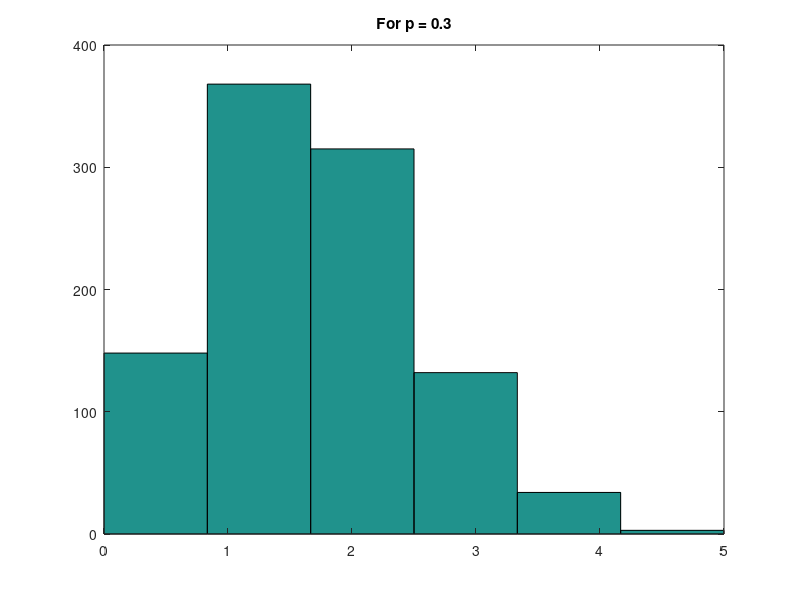
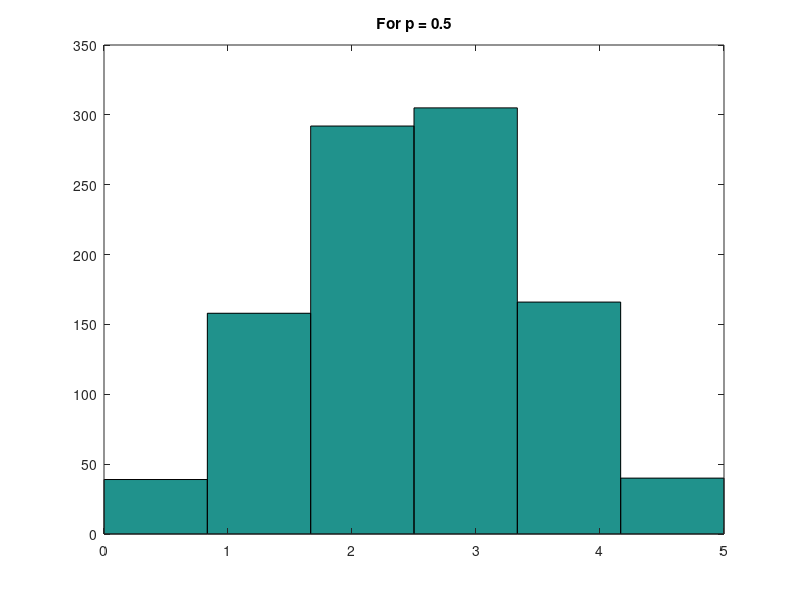

These charts were generated, in order, by the following MATLAB code: (Note: this script raises an error after producing the figures.)
size = 1000;
coefficients = [1, 5, 10 ,10, 5, 1];
n = 5;
k = [0.3, 0.5, 0.8];

for p = k;
    fprintf('For p = %0.1f, \n', p);
    cdf = zeros(1,n+1);
    theoretical_probs = zeros(1,n+1);
    binomial_rvs = zeros(1,size);
    cdf_value = 0;

    for i = 1:n+1;
        theoretical_probs(i) = coefficients(i)*(p^(i-1))*((1-p)^(5 - i + 1));
        cdf_value = cdf_value + theoretical_probs(i);
        cdf(i) = cdf_value;
    end


    for i = 1:size;
        u = rand;
        binomial_rvs(i) = find(cdf >= u,1) - 1;
    end;

    binomial_rvs = sort(binomial_rvs);
    [occurences,xi]=hist(binomial_rvs,unique(binomial_rvs));
    frequency = occurences/size;
    for i = xi;
        fprintf('Relative Frequency      : P(X = %d) = %0.4f\n', i, frequency(i+1));
        fprintf('Theoretical Probability : P(X = %d) = %0.4f\n', i, theoretical_probs(i+1));
        disp('--------------------------------------------------------')
    end
    figure;
    hist(binomial_rvs, 6)
    title(sprintf('For p = %0.1f', p))
    
end
